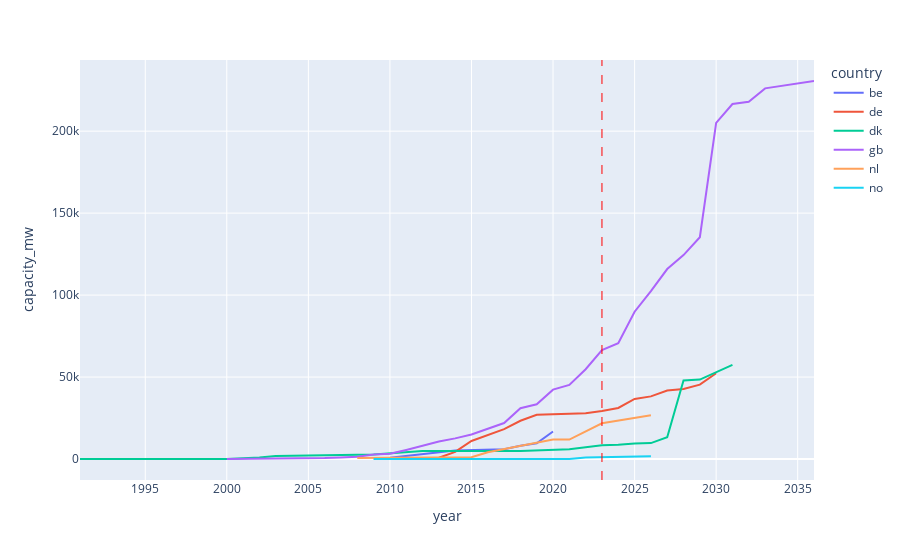

Here is the notebook cell this chart was saved with:
### Markdown cell above
### Alle Noordzeelanden afzonderlijk

Het grootste deel van de groei komt voor rekening van het Verenigd Koninkrijk en Duitsland.

### Code cell
fig = px.line(df.groupby(['country','year']).capacity_mw.sum().groupby(level=0).cumsum().reset_index(),
              x='year',
              y='capacity_mw',
              color='country')

fig.add_vline(x='2023-01-01', 
              line_width=1, 
              line_dash='dash', 
              line_color='red')

### Figure 1 — Plotly figure (JSON) as saved in the notebook; plotly's stock layout.template omitted (floating-point values rounded to 4 significant figures)
{"data": [{"hovertemplate": "country=be<br>year=%{x}<br>capacity_mw=%{y}<extra></extra>", "legendgroup": "be", "line": {"color": "#636efa", "dash": "solid"}, "marker": {"symbol": "circle"}, "mode": "lines", "name": "be", "orientation": "v", "showlegend": true, "type": "scatter", "x": ["2010-01-01", "2013-01-01", "2014-01-01", "2017-01-01", "2018-01-01", "2019-01-01", "2020-01-01"], "xaxis": "x", "y": [825, 4075, 5155, 5980, 8143, 9623, 16779], "yaxis": "y"}, {"hovertemplate": "country=de<br>year=%{x}<br>capacity_mw=%{y}<extra></extra>", "legendgroup": "de", "line": {"color": "#EF553B", "dash": "solid"}, "marker": {"symbol": "circle"}, "mode": "lines", "name": "de", "orientation": "v", "showlegend": true, "type": "scatter", "x": ["2009-01-01", "2011-01-01", "2013-01-01", "2014-01-01", "2015-01-01", "2017-01-01", "2018-01-01", "2019-01-01", "2020-01-01", "2022-01-01", "2023-01-01", "2024-01-01", "2025-01-01", "2026-01-01", "2027-01-01", "2028-01-01", "2029-01-01", "2030-01-01"], "xaxis": "x", "y": [240, 384, 784, 4332, 10978, 18259, 23348, 26936, 27272, 27956, 29241, 31157, 36665, 38192, 41804, 42704, 45344, 52344], "yaxis": "y"}, {"hovertemplate": "country=dk<br>year=%{x}<br>capacity_mw=%{y}<extra></extra>", "legendgroup": "dk", "line": {"color": "#00cc96", "dash": "solid"}, "marker": {"symbol": "circle"}, "mode": "lines", "name": "dk", "orientation": "v", "showlegend": true, "type": "scatter", "x": ["1991-01-01", "1995-01-01", "2000-01-01", "2002-01-01", "2003-01-01", "2009-01-01", "2010-01-01", "2012-01-01", "2018-01-01", "2019-01-01", "2021-01-01", "2023-01-01", "2024-01-01", "2025-01-01", "2026-01-01", "2027-01-01", "2028-01-01", "2029-01-01", "2031-01-01"], "xaxis": "x", "y": [20, 40, 80, 886, 1797, 2675, 3305, 4901, 4929, 5335, 5940, 8444, 8660, 9460, 9710, 13294, 47879, 48464, 57464], "yaxis": "y"}, {"hovertemplate": "country=gb<br>year=%{x}<br>capacity_mw=%{y}<extra></extra>", "legendgroup": "gb", "line": {"color": "#ab63fa", "dash": "solid"}, "marker": {"symbol": "circle"}, "mode": "lines", "name": "gb", "orientation": "v", "showlegend": true, "type": "scatter", "x": ["2000-01-01", "2004-01-01", "2005-01-01", "2006-01-01", "2007-01-01", "2008-01-01", "2009-01-01", "2010-01-01", "2011-01-01", "2012-01-01", "2013-01-01", "2014-01-01", "2015-01-01", "2017-01-01", "2018-01-01", "2019-01-01", "2020-01-01", "2021-01-01", "2022-01-01", "2023-01-01", "2024-01-01", "2025-01-01", "2026-01-01", "2027-01-01", "2028-01-01", "2029-01-01", "2030-01-01", "2031-01-01", "2032-01-01", "2033-01-01", "2036-01-01"], "xaxis": "x", "y": [8, 128, 218, 578, 948, 1336, 2758, 3226, 5547, 8095, 10642, 12587, 14918, 21962, 31006, 33358, 42304, 45204, 54789, 66469, 70659, 89873, 102477, 115874, 124416, 135316, 205088, 216528, 217948, 226096, 230596], "yaxis": "y"}, {"hovertemplate": "country=nl<br>year=%{x}<br>capacity_mw=%{y}<extra></extra>", "legendgroup": "nl", "line": {"color": "#FFA15A", "dash": "solid"}, "marker": {"symbol": "circle"}, "mode": "lines", "name": "nl", "orientation": "v", "showlegend": true, "type": "scatter", "x": ["2008-01-01", "2015-01-01", "2016-01-01", "2020-01-01", "2021-01-01", "2023-01-01", "2026-01-01"], "xaxis": "x", "y": [576, 1092, 4097, 11836, 11855, 21810, 26710], "yaxis": "y"}, {"hovertemplate": "country=no<br>year=%{x}<br>capacity_mw=%{y}<extra></extra>", "legendgroup": "no", "line": {"color": "#19d3f3", "dash": "solid"}, "marker": {"symbol": "circle"}, "mode": "lines", "name": "no", "orientation": "v", "showlegend": true, "type": "scatter", "x": ["2009-01-01", "2021-01-01", "2022-01-01", "2026-01-01"], "xaxis": "x", "y": [6, 24, 934, 1609], "yaxis": "y"}], "layout": {"legend": {"title": {"text": "country"}, "tracegroupgap": 0}, "margin": {"t": 60}, "shapes": [{"line": {"color": "red", "dash": "dash", "width": 1}, "type": "line", "x0": "2023-01-01", "x1": "2023-01-01", "xref": "x", "y0": 0, "y1": 1, "yref": "y domain"}], "xaxis": {"anchor": "y", "domain": [0, 1], "title": {"text": "year"}}, "yaxis": {"anchor": "x", "domain": [0, 1], "title": {"text": "capacity_mw"}}}}
